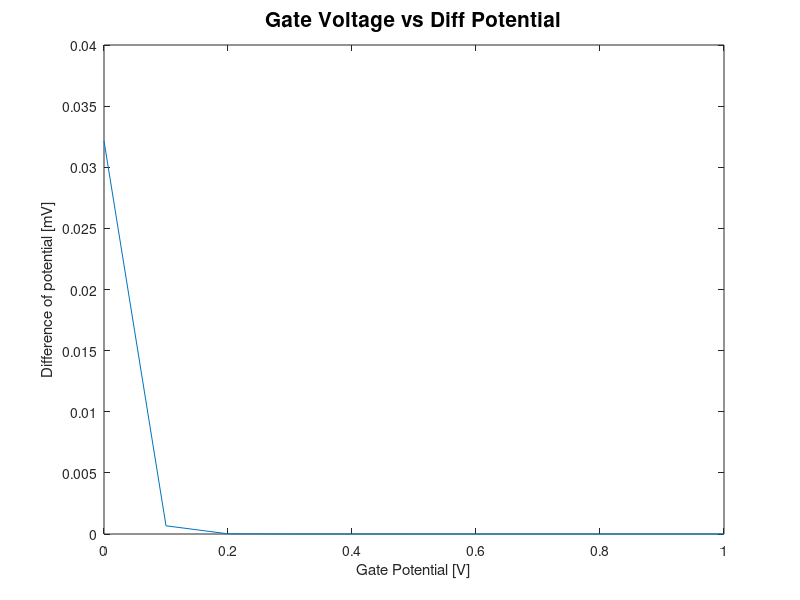

Recreate this plot in MATLAB.
clear all
clc

% Input variables 

q=1.602192e-19; % elementary charge, [C]
eps0=8.854187817e-12; % vacuum permittivity, [F/m]
k_B=1.380662e-23; % Boltzmann constant, [J/K]
T=300.0; % temperature, [K]
Deltax=0.1e-9; % 0.1 nm [m]
N=61; % 6 nm thick
x=Deltax*[0:N-1]'; % real space, nm
interface1=6; % at x=0.5 nm
interface2=56; % at x=5.5 nm
eps_si=11.7; eps_ox=3.9; % relatvie permittivity
Nacc=1e24; %1e18/cm^3
ni=1.075e16; %1.075e10/cm^3 
Work_Ftn=-4.30; % vacuum level-fermi level [eV]
Int_Fermi=-4.63374; % vacuum level-intrinsic fermi level [eV]
Volt_Gate = [0:0.1:1]'; % set: fermi level= 0 V at equilibrium 
kk = size(Volt_Gate); % The number of the different Volt_Gate's
b_recal = zeros(N,kk(1));
phi_recal = zeros(N,kk(1));
diff_phi = zeros(N,kk(1));

Gate_volt_vs_diff_phi = zeros(kk(1),2); 

% Constructing of Poisson's eqn

for k = 1:kk(1) %% or kk(1) for Gate voltage from 0 V to 1 V 
    %%%%%%%%%%%%%%%%%%%%% Construction for the euation of Poisson's eqn%%%%%%%%%%%%%%%%%%%%%
    A = zeros(N,N);
    b_char = ((Work_Ftn - Volt_Gate(k,1))- Int_Fermi); % Charge density under Gate_voltage
    
 A(1,1) = 1.0;
 
   for ii=2:N-1
    if     (ii<interface1)  A(ii,ii-1)=eps_ox; A(ii,ii)=-2*eps_ox;      A(ii,ii+1)=eps_ox;
    elseif (ii==interface1) A(ii,ii-1)=eps_ox; A(ii,ii)=-eps_ox-eps_si; A(ii,ii+1)=eps_si;
    elseif (ii<interface2)  A(ii,ii-1)=eps_si; A(ii,ii)=-2*eps_si;      A(ii,ii+1)=eps_si;
    elseif (ii==interface2) A(ii,ii-1)=eps_si; A(ii,ii)=-eps_si-eps_ox; A(ii,ii+1)=eps_ox;
    elseif (ii>interface2)  A(ii,ii-1)=eps_ox; A(ii,ii)=-2*eps_ox;      A(ii,ii+1)=eps_ox;
    end
    end
A(N,N)=1.0;

%%%%%%%%%%%%%%%%%%%%%%%%%% Considering only Nacc as the charge density %%%%%%%%%%%%%% 

b = zeros(N,1);
b(1,1) = b_char;
for ii=interface1:interface2
    if     (ii==interface1) b(ii,1)=Deltax*Deltax*q*Nacc/eps0*0.5;
    elseif (ii==interface2) b(ii,1)=Deltax*Deltax*q*Nacc/eps0*0.5;
    else                    b(ii,1)=Deltax*Deltax*q*Nacc/eps0;
    end
end
b(N,1) = b_char;

phi = A\b;

% Plot %
% figure;
% plot(x*1e9,phi*1e3);
% xlabel('X distance [nm]');
% ylabel('Potential [mV]');
% title('Potential of Nacc vs x distance','fontsize',15);



%%%%%%%%%%%%%%%%%%%%%% Calculating for the electron density %%%%%%%%%%%%%%%%%%%%%%%

elec = zeros(N,1);
for ii=interface1:interface2
    elec(ii,1)=ni*exp(q*phi(ii,1)/(k_B*T));
end

% Plot %
% figure;
% plot(x*1e9,elec*1e-6);
% xlabel('X distance [nm]');
% ylabel('Electron density [cm^-^3]');
% title('Electron density vs X distance','fontsize',15);

%%%%%%%%%%%%%%%%%%%%%% Recalculating for the electrostatic potential under reconsidering for the updated electron density  %%%%%%%%%%%%%%%%%%%%%%%%%%%%%%


b_recal(1,k) = b_char;
b_recal(N,k) = b_char;
for ii=interface1:interface2
    if     (ii==interface1) b_recal(ii,k)=Deltax*Deltax*q*(Nacc + elec(ii,1))/eps0*0.5;
    elseif (ii==interface2) b_recal(ii,k)=Deltax*Deltax*q*(Nacc + elec(ii,1))/eps0*0.5;
    else                    b_recal(ii,k)=Deltax*Deltax*q*(Nacc + elec(ii,1))/eps0;
    end
end

phi_recal(:,k) = A\b_recal(:,k);

% Plot %
% figure;
% plot(x*1e9,phi*1e3,'r',x*1e9,phi_recal(:,1)*1e3,'b');
% xlabel('X distance [nm]');
% ylabel('Potential [mV]');
% legend('Only Nacc','N acc + Elec den')
% title('Potentials vs x distance','fontsize',15);

%%%%%%%%%%%%%%%%%%%%%%% Check their difference for several gate voltage from 0 V to 1V %%%%%%%%%%%%%%%%%%%%%%%

diff_phi(:,k) = phi - phi_recal(:,k);

% Plot %
% figure;
% plot(x*1e9,diff_phi(:,1));
% xlabel('X distance [nm]');
% ylabel('Differnce btw two potentials [mV]');
% title('Diff btw two potential vs x distance','fontsize',15);

end

Gate_volt_vs_diff_phi(:,1) = Volt_Gate;
Gate_volt_vs_diff_phi(:,2) = diff_phi(30,:);
figure;
plot(Gate_volt_vs_diff_phi(:,1),Gate_volt_vs_diff_phi(:,2)*1e3)
xlabel('Gate Potential [V]');
ylabel('Difference of potential [mV]');
title('Gate Voltage vs Diff Potential','fontsize',15);
